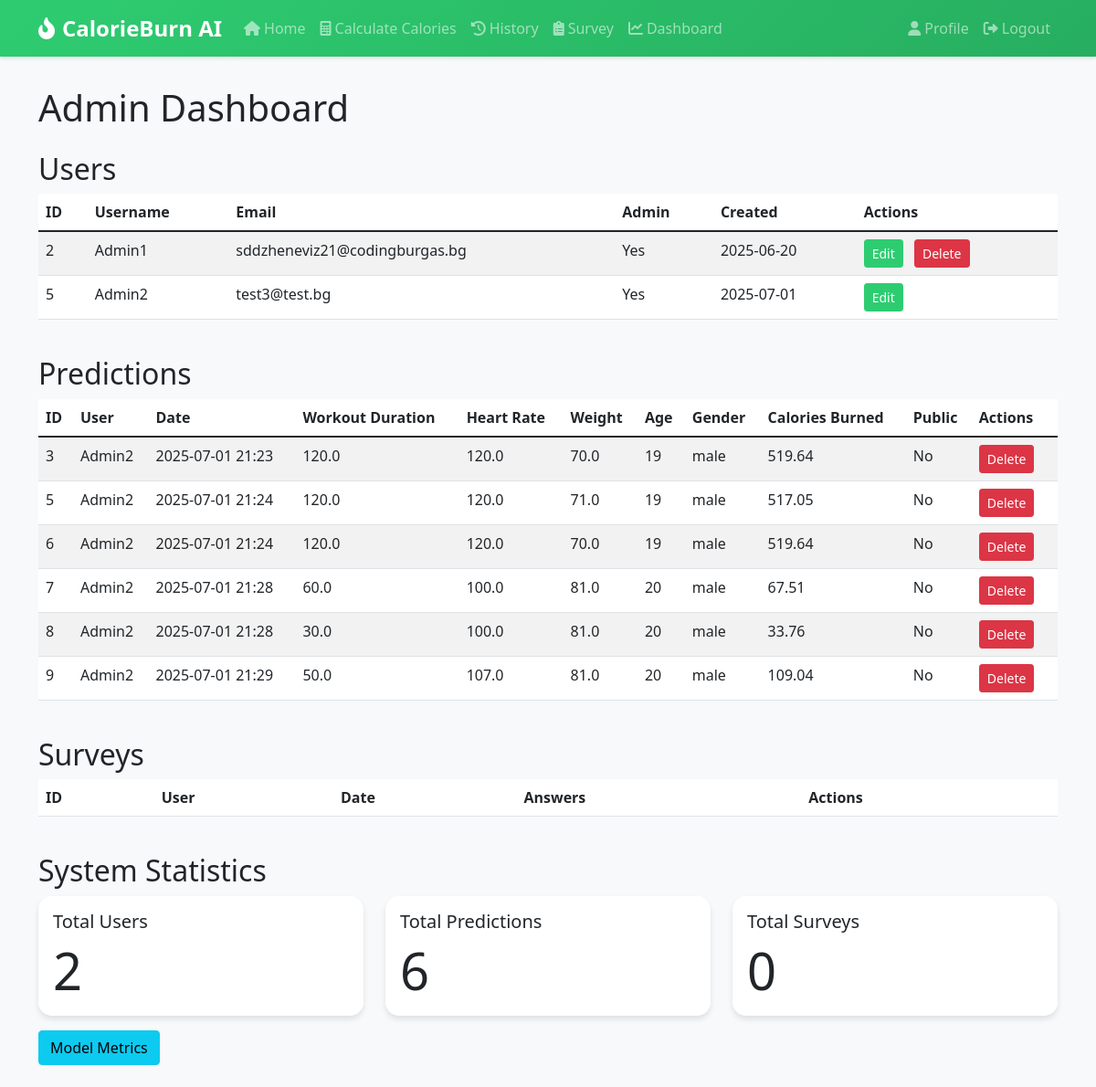
The app's page /admin/dashboard (signed in) with its own data.
### app/models/user.py (models this page shows, shortened)
class User(UserMixin, db.Model):
    id = db.Column(db.Integer, primary_key=True)
    username = db.Column(db.String(64), unique=True, nullable=False)
    email = db.Column(db.String(120), unique=True, nullable=False)
    password_hash = db.Column(db.String(128))
    is_admin = db.Column(db.Boolean, default=False)
    created_at = db.Column(db.DateTime, default=datetime.utcnow)
    profile = db.relationship('UserProfile', backref='user', uselist=False, cascade="all, delete-orphan")
    predictions = db.relationship('Prediction', backref='user', lazy='dynamic', cascade="all, delete-orphan")
    surveys = db.relationship('Survey', backref='user', lazy='dynamic', cascade="all, delete-orphan")

### app/models/ai_model.py (models this page shows, shortened)
class Prediction(db.Model):
    id = db.Column(db.Integer, primary_key=True)
    user_id = db.Column(db.Integer, db.ForeignKey('user.id'), nullable=False)
    input_data = db.Column(db.JSON, nullable=False)
    prediction_result = db.Column(db.Float, nullable=False)
    created_at = db.Column(db.DateTime, default=datetime.utcnow)
    is_public = db.Column(db.Boolean, default=False)

### app/admin/routes.py (the view)
    def decorated_function(*args, **kwargs):
        if not current_user.is_authenticated or not current_user.is_admin:
            flash('You do not have permission to access this page.')
            return redirect(url_for('main.index'))
        return f(*args, **kwargs)

### app/admin/routes.py (called while the page is built)
def admin_required(f):
    def decorated_function(*args, **kwargs):
        if not current_user.is_authenticated or not current_user.is_admin:
            flash('You do not have permission to access this page.')
            return redirect(url_for('main.index'))
        return f(*args, **kwargs)
    decorated_function.__name__ = f.__name__
    return decorated_function

@bp.route('/dashboard')
@login_required
@admin_required
def dashboard():
    users = User.query.all()
    predictions = Prediction.query.all()
    surveys = Survey.query.all()
    return render_template('admin/dashboard.html',
                         title='Admin Dashboard',
                         users=users,
                         predictions=predictions,
                         surveys=surveys)

### app/models/user.py (called while the page is built)
@login_manager.user_loader
def load_user(id):
    return User.query.get(int(id))

### app/templates/admin/dashboard.html (shortened to what this page needs)
{% extends "base.html" %}
{% block content %}
<div class="row">
    <div class="col-md-12">
        <h1>Admin Dashboard</h1>
        <h2 class="mt-4">Users</h2>
        <div class="table-responsive">
            <table class="table table-striped">
                <thead>
                    <tr>
                        <th>ID</th>
                        <th>Username</th>
                        <th>Email</th>
                        <th>Admin</th>
                        <th>Created</th>
                        <th>Actions</th>
                    </tr>
                </thead>
                <tbody>
                    {% for user in users %}
                    <tr>
                        <td>{{ user.id }}</td>
                        <td>{{ user.username }}</td>
                        <td>{{ user.email }}</td>
                        <td>{{ "Yes" if user.is_admin else "No" }}</td>
                        <td>{{ user.created_at.strftime('%Y-%m-%d') }}</td>
                        <td>
                            <a href="{{ url_for('admin.edit_user', id=user.id) }}" class="btn btn-sm btn-primary">Edit</a>
                            {% if user != current_user %}
                            <form action="{{ url_for('admin.delete_user', id=user.id) }}" method="post" style="display: inline;">
                                <button type="submit" class="btn btn-sm btn-danger" onclick="return confirm('Are you sure you want to delete this user?')">Delete</button>
                            </form>
                            {% endif %}
                        </td>
                    </tr>
                    {% endfor %}
                </tbody>
            </table>
        </div>
        <h2 class="mt-4">Predictions</h2>
        <div class="table-responsive">
            <table class="table table-striped">
                <thead>
                    <tr>
                        <th>ID</th>
                        <th>User</th>
                        <th>Date</th>
                        <th>Workout Duration</th>
                        <th>Heart Rate</th>
                        <th>Weight</th>
                        <th>Age</th>
                        <th>Gender</th>
                        <th>Calories Burned</th>
                        <th>Public</th>
                        <th>Actions</th>
                    </tr>
                </thead>
                <tbody>
                    {% for prediction in predictions %}
                    <tr>
                        <td>{{ prediction.id }}</td>
                        <td>{{ prediction.user.username }}</td>
                        <td>{{ prediction.created_at.strftime('%Y-%m-%d %H:%M') }}</td>
                        <td>{{ prediction.input_data.workout_duration }}</td>
                        <td>{{ prediction.input_data.heart_rate }}</td>
                        <td>{{ prediction.input_data.weight }}</td>
                        <td>{{ prediction.input_data.age }}</td>
                        <td>{{ prediction.input_data.gender }}</td>
                        <td>{{ '%.2f'|format(prediction.prediction_result) }}</td>
                        <td>{{ 'Yes' if prediction.is_public else 'No' }}</td>
                        <td>
                            <form action="{{ url_for('admin.delete_prediction', id=prediction.id) }}" method="post" style="display:inline;">
                                <button type="submit" class="btn btn-sm btn-danger" onclick="return confirm('Are you sure you want to delete this prediction?')">Delete</button>
                            </form>
                        </td>
                    </tr>
                    {% endfor %}
                </tbody>
            </table>
        </div>
        <h2 class="mt-4">Surveys</h2>
        <div class="table-responsive">
            <table class="table table-striped">
                <thead>
                    <tr>
                        <th>ID</th>
                        <th>User</th>
                        <th>Date</th>
                        <th>Answers</th>
                        <th>Actions</th>
                    </tr>
                </thead>
            </table>
        </div>
        <h2 class="mt-4">System Statistics</h2>
        <div class="row">
            <div class="col-md-4">
                <div class="card">
                    <div class="card-body">
                        <h5 class="card-title">Total Users</h5>
                        <p class="card-text display-4">{{ users|length }}</p>
                    </div>
                </div>
            </div>
            <div class="col-md-4">
                <div class="card">
                    <div class="card-body">
                        <h5 class="card-title">Total Predictions</h5>
                        <p class="card-text display-4">{{ predictions|length }}</p>
                    </div>
                </div>
            </div>
            <div class="col-md-4">
                <div class="card">
                    <div class="card-body">
                        <h5 class="card-title">Total Surveys</h5>
                        <p class="card-text display-4">{{ surveys|length }}</p>
                    </div>
                </div>
            </div>
        </div>
        <a href="{{ url_for('admin.metrics') }}" class="btn btn-info">Model Metrics</a>
        <br><br>
    </div>
</div>
{% endblock %}

### app/static/css/style.css (style rules this page uses)
body { background-color: #f8f9fa; }
.card { background-color: rgba(255, 255, 255, 0.95); box-shadow: 0 4px 8px rgba(0,0,0,.1); border: none; margin-bottom: 1rem; }
.table { background-color: #fff; }
.btn { margin-right: 0.5rem; }

### app/templates/base.html (style rules this page uses)
:root { --primary-color: #2ecc71; --secondary-color: #27ae60; --dark-color: #2c3e50; }
body { background-color: #f8f9fa; }
.card { border: none; border-radius: 15px; box-shadow: 0 4px 6px rgba(0,0,0,0.1); transition: transform 0.3s ease; }
.btn-primary { background-color: var(--primary-color); border-color: var(--primary-color); }

### records on screen
User: id "2", username "Admin1", email "sddzheneviz21@codingburgas.bg", is_admin "Yes", created_at "2025-06-20"
User: id "5", username "Admin2", email "test3@test.bg", is_admin "Yes", created_at "2025-07-01"
Prediction: id "3", user.username "Admin2", created_at "2025-07-01 21:23", input_data.workout_duration "120.0", input_data.heart_rate "120.0", input_data.weight "70.0", input_data.age "19", input_data.gender "male", prediction_result "519.64", is_public "No"
Prediction: id "5", user.username "Admin2", created_at "2025-07-01 21:24", input_data.workout_duration "120.0", input_data.heart_rate "120.0", input_data.weight "71.0", input_data.age "19", input_data.gender "male", prediction_result "517.05", is_public "No"
Prediction: id "6", user.username "Admin2", created_at "2025-07-01 21:24", input_data.workout_duration "120.0", input_data.heart_rate "120.0", input_data.weight "70.0", input_data.age "19", input_data.gender "male", prediction_result "519.64", is_public "No"
Prediction: id "7", user.username "Admin2", created_at "2025-07-01 21:28", input_data.workout_duration "60.0", input_data.heart_rate "100.0", input_data.weight "81.0", input_data.age "20", input_data.gender "male", prediction_result "67.51", is_public "No"
Prediction: id "8", user.username "Admin2", created_at "2025-07-01 21:28", input_data.workout_duration "30.0", input_data.heart_rate "100.0", input_data.weight "81.0", input_data.age "20", input_data.gender "male", prediction_result "33.76", is_public "No"
Prediction: id "9", user.username "Admin2", created_at "2025-07-01 21:29", input_data.workout_duration "50.0", input_data.heart_rate "107.0", input_data.weight "81.0", input_data.age "20", input_data.gender "male", prediction_result "109.04", is_public "No"

### other values on screen
{{ users|length }} "2"
{{ predictions|length }} "6"
{{ surveys|length }} "0"
